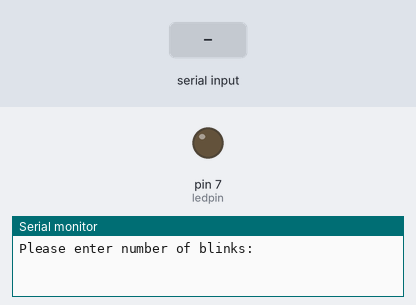
Recording of a sketch running on a simulated Arduino Uno, built with avr-gcc and run on an emulated ATmega328P. Shown: output pins drawn as LEDs (lit = HIGH), the last lines printed to the serial monitor. Dashed ring = blinking. The inputs (shaded band) are chosen by the test bench.

Above: at 1.2 s.
1.3 s: "90,45\n" received over Serial
At 1.7 s:
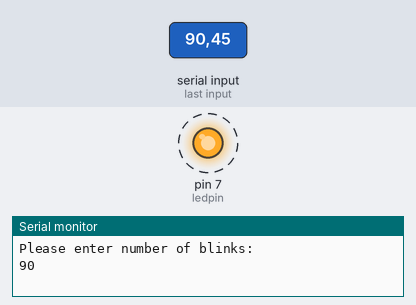
Timing chart, 0 to 10.3 s (numbered marks = the images above; inputs shaded):
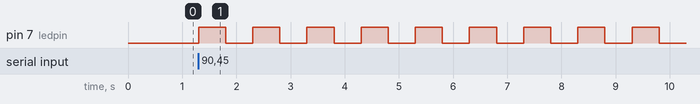

Measured:
- after the input at 1.3 s, pin 7 (ledpin): alternates HIGH for 0.50 s and LOW for 0.50 s, starting at once

The sketch:

pmcw_t18_taking_inputs1.ino
```cpp
// C++ code
//
int num;
int ledpin=7;
String msg="Please enter number of blinks: ";
void setup()
{
  pinMode(ledpin, OUTPUT);
  Serial.begin(9600);
}

void loop()
{
  Serial.println(msg);
  while(Serial.available()==0)
  {
  }

  num=Serial.parseInt();
  Serial.println(num);

  for(int i=1; i<=num; i++)
  {
  digitalWrite(ledpin,HIGH);
  delay(500);
  digitalWrite(ledpin,LOW);
  delay(500);
  }

}
```
